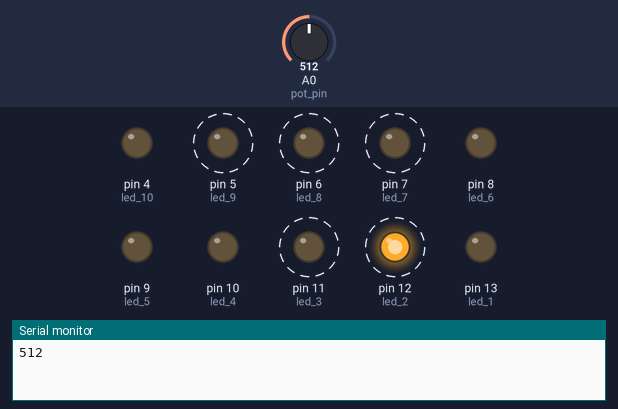
The sketch below on a simulated Arduino Uno, built with avr-gcc and run on an emulated ATmega328P. On the bench: output pins drawn as LEDs (lit = HIGH), the last lines printed to the serial monitor. Dashed ring = blinking. Inputs (shaded band) come from the test bench; at power-on: A0 (pot_pin) = 512.

Above: at 1.2 s.
1.3 s: A0 (pot_pin) set to 537
At 1.43 s:
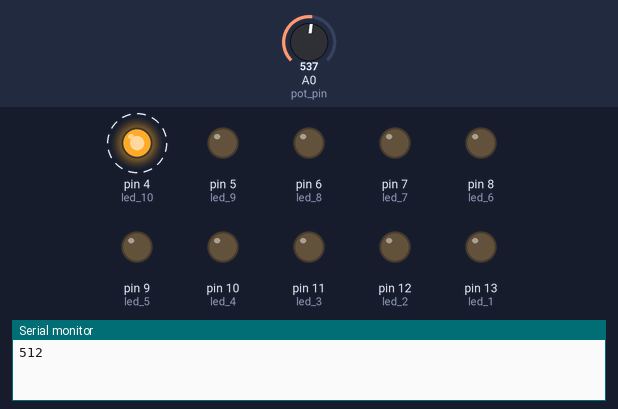
4.3 s: A0 (pot_pin) set to 559
At 4.8 s:
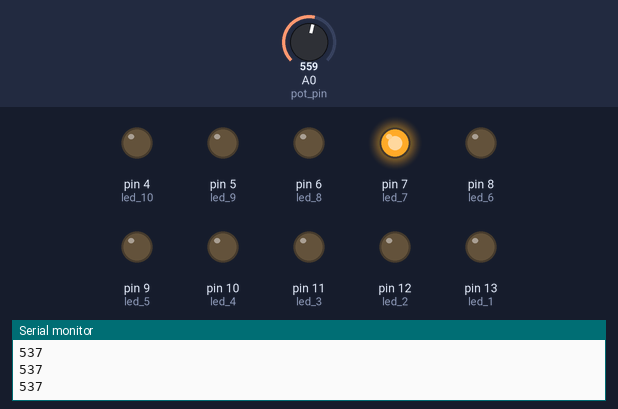
7.3 s: A0 (pot_pin) set to 691
At 7.8 s:
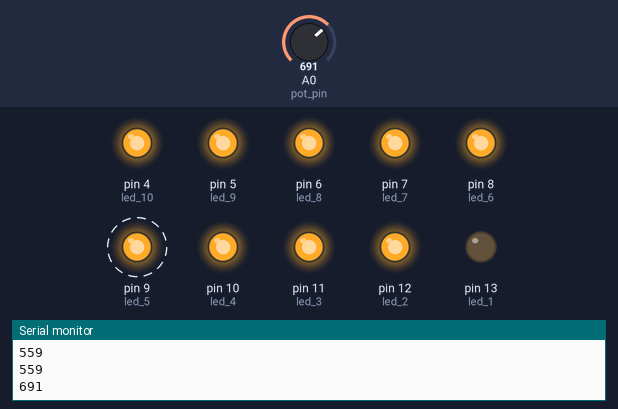
10.3 s: A0 (pot_pin) set to 714
At 11.48 s:
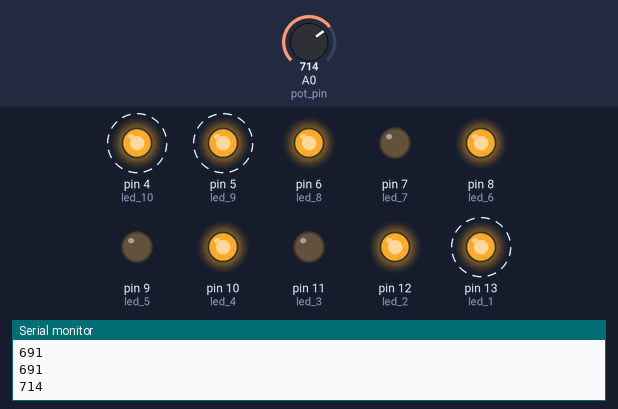
13.3 s: A0 (pot_pin) set to 860
16.3 s: A0 (pot_pin) set to 840
Timing chart, 0 to 20.3 s (numbered marks = the images above; inputs shaded):
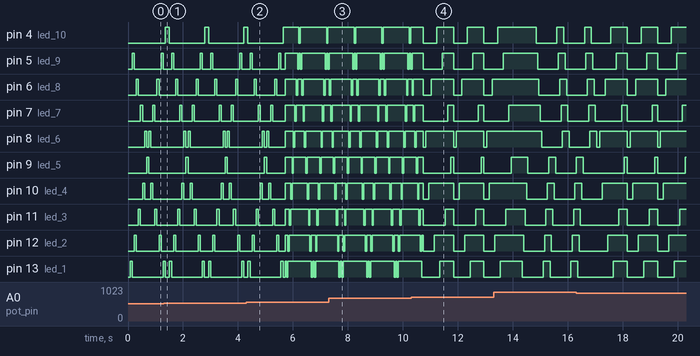

Measured:
- the behaviour switches between 549 and 550 on A0 (pot_pin) (found by bisection; images 1 and 2)
- the behaviour switches between 699 and 700 on A0 (pot_pin) (found by bisection; images 3 and 4)
- by itself, pin 7 (led_7): alternates HIGH for 0.20 s and LOW for 0.90 s
- by itself, pin 8 (led_6): repeats every 1.1 s: LOW 0.10 s, HIGH 1.0 s
- by itself, pin 10 (led_4): repeats every 1.1 s: HIGH 0.90 s, LOW 0.20 s
- by itself, pin 11 (led_3): repeats every 1.1 s: HIGH 0.30 s, LOW 0.80 s
- by itself, pin 12 (led_2): repeats every 1.1 s: HIGH 0.70 s, LOW 0.40 s
- by itself, pin 13 (led_1): repeats every 1.1 s: HIGH 0.50 s, LOW 0.60 s

The sketch:

led_toy.ino
```cpp
/*
 * Oddballs 2020
 * LED Toy v1.0
 * Change whatever you want and re-upload to the chip!
 */

// set as constants if value never changes
const char pot_pin = A0;
const int led_1 = 13;
const int led_2 = 12;
const int led_3 = 11;
const int led_4 = 10;
const int led_5 = 9;
const int led_6 = 8;
const int led_7 = 7;
const int led_8 = 6;
const int led_9 = 5;
const int led_10 = 4;
// array of all leds, if you need it
const int all_leds[] = {
  led_1,
  led_2,
  led_3,
  led_4,
  led_5,
  led_6,
  led_7,
  led_8,
  led_9,
  led_10
};

int pot_val; // analog value of potentiometer
int previous_state = 0; // previous button state
int animation_number = 1; // used to decide which animation to run
int speed_value = 100;

void setup() {
  Serial.begin(9600);
  // set button as input
  pinMode(pot_pin, INPUT);
  //set all led's as outputs
  for (int i = 0; i < sizeof all_leds; i++){
    pinMode(all_leds[i], OUTPUT);
  }
}

void loop() {
  pot_val = analogAvg(pot_pin);
  Serial.println(pot_val);

  if (pot_val < 150){
    animation_one();
  } else if (pot_val >= 150 && pot_val < 250){
    animation_two();
  } else if (pot_val >= 250 && pot_val < 350){
    animation_three();
  } else if (pot_val >= 350 && pot_val < 450){
    animation_four();
  } else if (pot_val >= 450 && pot_val < 550){
    animation_five();
  } else if (pot_val >= 550 && pot_val < 700){
    animation_six();
  } else if (pot_val >= 700 && pot_val < 850){
    animation_seven();
  } else if (pot_val >= 850 && pot_val <= 1023){
    animation_eight();
  }
}

void animation_one(){
  int delay_value = 75;
  digitalWrite(led_10, LOW);
  digitalWrite(led_2, HIGH);
  delay(delay_value);
  digitalWrite(led_1, LOW);
  digitalWrite(led_3, HIGH);
  delay(delay_value);
  digitalWrite(led_2, LOW);
  digitalWrite(led_4, HIGH);
  delay(delay_value);
  digitalWrite(led_3, LOW);
  digitalWrite(led_5, HIGH);
  delay(delay_value);
  digitalWrite(led_4, LOW);
  digitalWrite(led_6, HIGH);
  delay(delay_value);
  digitalWrite(led_5, LOW);
  digitalWrite(led_7, HIGH);
  delay(delay_value);
  digitalWrite(led_6, LOW);
  digitalWrite(led_8, HIGH);
  delay(delay_value);
  digitalWrite(led_7, LOW);
  digitalWrite(led_9, HIGH);
  delay(delay_value);
  digitalWrite(led_8, LOW);
  digitalWrite(led_10, HIGH);
  delay(delay_value);
  digitalWrite(led_9, LOW);
  digitalWrite(led_1, HIGH);
  delay(delay_value);
}

void animation_two(){
  int delay_value = 200;
  digitalWrite(led_1, HIGH);
  digitalWrite(led_2, HIGH);
  digitalWrite(led_3, HIGH);
  digitalWrite(led_4, HIGH);
  digitalWrite(led_5, HIGH);
  digitalWrite(led_6, HIGH);
  digitalWrite(led_7, HIGH);
  digitalWrite(led_8, HIGH);
  digitalWrite(led_9, HIGH);
  digitalWrite(led_10, HIGH);
  delay(delay_value);
  digitalWrite(led_1, LOW);
  digitalWrite(led_2, LOW);
  digitalWrite(led_3, LOW);
  digitalWrite(led_4, LOW);
  digitalWrite(led_5, LOW);
  digitalWrite(led_6, LOW);
  digitalWrite(led_7, LOW);
  digitalWrite(led_8, LOW);
  digitalWrite(led_9, LOW);
  digitalWrite(led_10, LOW);
  delay(delay_value);
}
void animation_three(){
  int delay_value = 50;
  digitalWrite(led_1, LOW);
  digitalWrite(led_10, LOW);
  digitalWrite(led_2, HIGH);
  digitalWrite(led_9, HIGH);
  delay(delay_value);
  digitalWrite(led_2, LOW);
  digitalWrite(led_9, LOW);
  digitalWrite(led_3, HIGH);
  digitalWrite(led_8, HIGH);
  delay(delay_value);
  digitalWrite(led_3, LOW);
  digitalWrite(led_8, LOW);
  digitalWrite(led_4, HIGH);
  digitalWrite(led_7, HIGH);
  delay(delay_value);
  digitalWrite(led_4, LOW);
  digitalWrite(led_7, LOW);
  digitalWrite(led_5, HIGH);
  digitalWrite(led_6, HIGH);
  delay(delay_value);
  digitalWrite(led_5, LOW);
  digitalWrite(led_6, LOW);
  digitalWrite(led_4, HIGH);
  digitalWrite(led_7, HIGH);
  delay(delay_value);
  digitalWrite(led_4, LOW);
  digitalWrite(led_7, LOW);
  digitalWrite(led_3, HIGH);
  digitalWrite(led_8, HIGH);
  delay(delay_value);
  digitalWrite(led_3, LOW);
  digitalWrite(led_8, LOW);
  digitalWrite(led_2, HIGH);
  digitalWrite(led_9, HIGH);
  delay(delay_value);
  digitalWrite(led_2, LOW);
  digitalWrite(led_9, LOW);
  digitalWrite(led_1, HIGH);
  digitalWrite(led_10, HIGH);
  delay(delay_value);
}

void animation_four(){
  int delay_value = 200;
  digitalWrite(led_1, HIGH);
  digitalWrite(led_2, HIGH);
  digitalWrite(led_3, HIGH);
  digitalWrite(led_4, HIGH);
  digitalWrite(led_5, HIGH);
  digitalWrite(led_6, HIGH);
  digitalWrite(led_7, HIGH);
  digitalWrite(led_8, HIGH);
  digitalWrite(led_9, HIGH);
  digitalWrite(led_10, HIGH);
  delay(delay_value);
  digitalWrite(led_8, LOW);
  digitalWrite(led_3, LOW);
  delay(delay_value);
  digitalWrite(led_2, LOW);
  digitalWrite(led_4, LOW);
  digitalWrite(led_9, LOW);
  digitalWrite(led_7, LOW);
  delay(delay_value);
  digitalWrite(led_1, LOW);
  digitalWrite(led_10, LOW);
  digitalWrite(led_5, LOW);
  digitalWrite(led_6, LOW);
  delay(delay_value);
}

void animation_five(){
  int delay_value = 75;
  digitalWrite(led_1, LOW);
  digitalWrite(led_2, LOW);
  digitalWrite(led_3, LOW);
  digitalWrite(led_4, LOW);
  digitalWrite(led_5, LOW);
  digitalWrite(led_6, LOW);
  digitalWrite(led_7, LOW);
  digitalWrite(led_8, LOW);
  digitalWrite(led_9, LOW);
  delay(delay_value);
  digitalWrite(led_10, LOW);
  digitalWrite(led_1, HIGH);
  delay(delay_value);
  digitalWrite(led_1, LOW);
  digitalWrite(led_9, HIGH);
  delay(delay_value);
  digitalWrite(led_9, LOW);
  digitalWrite(led_2, HIGH);
  delay(delay_value);
  digitalWrite(led_2, LOW);
  digitalWrite(led_8, HIGH);
  delay(delay_value);
  digitalWrite(led_8, LOW);
  digitalWrite(led_3, HIGH);
  delay(delay_value);
  digitalWrite(led_3, LOW);
  digitalWrite(led_7, HIGH);
  delay(delay_value);
  digitalWrite(led_7, LOW);
  digitalWrite(led_4, HIGH);
  delay(delay_value);
  digitalWrite(led_4, LOW);
  digitalWrite(led_6, HIGH);
  delay(delay_value);
  digitalWrite(led_6, LOW);
  digitalWrite(led_5, HIGH);
  delay(delay_value);
  digitalWrite(led_5, LOW);
  digitalWrite(led_6, HIGH);
  delay(delay_value);
  digitalWrite(led_6, LOW);
  digitalWrite(led_4, HIGH);
  delay(delay_value);
  digitalWrite(led_4, LOW);
  digitalWrite(led_7, HIGH);
  delay(delay_value);
  digitalWrite(led_7, LOW);
  digitalWrite(led_3, HIGH);
  delay(delay_value);
  digitalWrite(led_3, LOW);
  digitalWrite(led_8, HIGH);
  delay(delay_value);
  digitalWrite(led_8, LOW);
  digitalWrite(led_2, HIGH);
  delay(delay_value);
  digitalWrite(led_2, LOW);
  digitalWrite(led_9, HIGH);
  delay(delay_value);
  digitalWrite(led_9, LOW);
  digitalWrite(led_1, HIGH);
  delay(delay_value);
  digitalWrite(led_1, LOW);
  digitalWrite(led_10, HIGH);
  delay(delay_value);
}

void animation_six(){
  int delay_value = 50;
  digitalWrite(led_1, HIGH);
  digitalWrite(led_2, HIGH);
  digitalWrite(led_3, HIGH);
  digitalWrite(led_4, HIGH);
  digitalWrite(led_5, HIGH);
  digitalWrite(led_6, HIGH);
  digitalWrite(led_7, HIGH);
  digitalWrite(led_8, HIGH);
  digitalWrite(led_9, HIGH);
  digitalWrite(led_10, HIGH);
  delay(delay_value);
  digitalWrite(led_1, LOW);
  delay(delay_value);
  digitalWrite(led_1, HIGH);
  digitalWrite(led_2, LOW);
  delay(delay_value);
  digitalWrite(led_2, HIGH);
  digitalWrite(led_3, LOW);
  delay(delay_value);
  digitalWrite(led_3, HIGH);
  digitalWrite(led_4, LOW);
  delay(delay_value);
  digitalWrite(led_4, HIGH);
  digitalWrite(led_5, LOW);
  delay(delay_value);
  digitalWrite(led_5, HIGH);
  digitalWrite(led_6, LOW);
  delay(delay_value);
  digitalWrite(led_6, HIGH);
  digitalWrite(led_7, LOW);
  delay(delay_value);
  digitalWrite(led_7, HIGH);
  digitalWrite(led_8, LOW);
  delay(delay_value);
  digitalWrite(led_8, HIGH);
  digitalWrite(led_9, LOW);
  delay(delay_value);
  digitalWrite(led_9, HIGH);
  digitalWrite(led_10, LOW);
  delay(delay_value);
  digitalWrite(led_10, HIGH);
  digitalWrite(led_9, LOW);
  delay(delay_value);
  digitalWrite(led_9, HIGH);
  digitalWrite(led_8, LOW);
  delay(delay_value);
  digitalWrite(led_8, HIGH);
  digitalWrite(led_7, LOW);
  delay(delay_value);
  digitalWrite(led_7, HIGH);
  digitalWrite(led_6, LOW);
  delay(delay_value);
  digitalWrite(led_6, HIGH);
  digitalWrite(led_5, LOW);
  delay(delay_value);
  digitalWrite(led_5, HIGH);
  digitalWrite(led_4, LOW);
  delay(delay_value);
  digitalWrite(led_4, HIGH);
  digitalWrite(led_3, LOW);
  delay(delay_value);
  digitalWrite(led_3, HIGH);
  digitalWrite(led_2, LOW);
  delay(delay_value);
  digitalWrite(led_2, HIGH);
  digitalWrite(led_1, LOW);
  delay(delay_value);
}

void animation_seven(){
  int delay_value = 100;
  digitalWrite(led_1, LOW);
  digitalWrite(led_2, LOW);
  digitalWrite(led_3, LOW);
  digitalWrite(led_4, LOW);
  digitalWrite(led_5, LOW);
  digitalWrite(led_6, LOW);
  digitalWrite(led_7, LOW);
  digitalWrite(led_8, LOW);
  digitalWrite(led_9, LOW);
  digitalWrite(led_10, LOW);
  delay(delay_value);
  digitalWrite(led_6, HIGH);
  delay(delay_value);
  digitalWrite(led_4, HIGH);
  delay(delay_value);
  digitalWrite(led_8, HIGH);
  delay(delay_value);
  digitalWrite(led_2, HIGH);
  delay(delay_value);
  digitalWrite(led_10, HIGH);
  delay(delay_value);
  digitalWrite(led_1, HIGH);
  delay(delay_value);
  digitalWrite(led_9, HIGH);
  delay(delay_value);
  digitalWrite(led_3, HIGH);
  delay(delay_value);
  digitalWrite(led_7, HIGH);
  delay(delay_value);
  digitalWrite(led_5, HIGH);
  delay(delay_value);
}

void animation_eight(){
  int delay_value = 50;
  delay(delay_value);
  digitalWrite(led_1, HIGH);
  delay(delay_value);
  digitalWrite(led_2, HIGH);
  delay(delay_value);
  digitalWrite(led_3, HIGH);
  delay(delay_value);
  digitalWrite(led_4, HIGH);
  delay(delay_value);
  digitalWrite(led_5, HIGH);
  delay(delay_value);
  digitalWrite(led_1, LOW);
  delay(delay_value);
  digitalWrite(led_2, LOW);
  delay(delay_value);
  digitalWrite(led_3, LOW);
  delay(delay_value);
  digitalWrite(led_4, LOW);
  delay(delay_value);
  digitalWrite(led_5, LOW);
  delay(delay_value);
  digitalWrite(led_10, HIGH);
  delay(delay_value);
  digitalWrite(led_9, HIGH);
  delay(delay_value);
  digitalWrite(led_8, HIGH);
  delay(delay_value);
  digitalWrite(led_7, HIGH);
  delay(delay_value);
  digitalWrite(led_6, HIGH);
  delay(delay_value);
  digitalWrite(led_10, LOW);
  delay(delay_value);
  digitalWrite(led_9, LOW);
  delay(delay_value);
  digitalWrite(led_8, LOW);
  delay(delay_value);
  digitalWrite(led_7, LOW);
  delay(delay_value);
  digitalWrite(led_6, LOW);
}

int analogAvg(int pin){
  int total=0;
    for(int n=0;n<32;n++){
      total= total + analogRead(pin);
    }
  return total/32;
}
```
